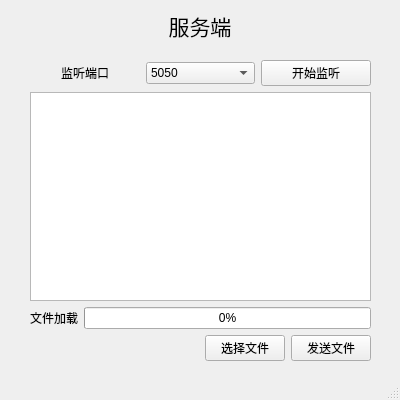
<?xml version="1.0" encoding="UTF-8"?>
<ui version="4.0">
 <class>FileServer</class>
 <widget class="QMainWindow" name="FileServer">
  <property name="geometry">
   <rect>
    <x>0</x>
    <y>0</y>
    <width>400</width>
    <height>400</height>
   </rect>
  </property>
  <property name="minimumSize">
   <size>
    <width>400</width>
    <height>400</height>
   </size>
  </property>
  <property name="maximumSize">
   <size>
    <width>400</width>
    <height>400</height>
   </size>
  </property>
  <property name="windowTitle">
   <string>FileServer</string>
  </property>
  <widget class="QWidget" name="centralwidget">
   <widget class="QLabel" name="label">
    <property name="geometry">
     <rect>
      <x>150</x>
      <y>0</y>
      <width>100</width>
      <height>51</height>
     </rect>
    </property>
    <property name="font">
     <font>
      <family>微软雅黑</family>
      <pointsize>16</pointsize>
     </font>
    </property>
    <property name="text">
     <string>服务端</string>
    </property>
    <property name="alignment">
     <set>Qt::AlignCenter</set>
    </property>
   </widget>
   <widget class="QWidget" name="verticalLayoutWidget">
    <property name="geometry">
     <rect>
      <x>30</x>
      <y>60</y>
      <width>341</width>
      <height>301</height>
     </rect>
    </property>
    <layout class="QVBoxLayout" name="verticalLayout">
     <item>
      <layout class="QHBoxLayout" name="horizontalLayout_2">
       <item>
        <widget class="QLabel" name="label_2">
         <property name="text">
          <string>监听端口</string>
         </property>
         <property name="alignment">
          <set>Qt::AlignCenter</set>
         </property>
        </widget>
       </item>
       <item>
        <widget class="QComboBox" name="comboBox">
         <item>
          <property name="text">
           <string>5050</string>
          </property>
         </item>
         <item>
          <property name="text">
           <string>6060</string>
          </property>
         </item>
        </widget>
       </item>
       <item>
        <widget class="QPushButton" name="buttonListen">
         <property name="text">
          <string>开始监听</string>
         </property>
        </widget>
       </item>
      </layout>
     </item>
     <item>
      <widget class="QTextEdit" name="textEdit">
       <property name="focusPolicy">
        <enum>Qt::NoFocus</enum>
       </property>
      </widget>
     </item>
     <item>
      <layout class="QHBoxLayout" name="horizontalLayout_3">
       <item>
        <widget class="QLabel" name="label_3">
         <property name="minimumSize">
          <size>
           <width>0</width>
           <height>0</height>
          </size>
         </property>
         <property name="text">
          <string>文件加载</string>
         </property>
         <property name="alignment">
          <set>Qt::AlignRight|Qt::AlignTrailing|Qt::AlignVCenter</set>
         </property>
        </widget>
       </item>
       <item>
        <widget class="QProgressBar" name="progressBar">
         <property name="value">
          <number>0</number>
         </property>
         <property name="format">
          <string>%p%</string>
         </property>
        </widget>
       </item>
      </layout>
     </item>
     <item>
      <layout class="QHBoxLayout" name="horizontalLayout">
       <item>
        <spacer name="horizontalSpacer">
         <property name="orientation">
          <enum>Qt::Horizontal</enum>
         </property>
         <property name="sizeHint" stdset="0">
          <size>
           <width>40</width>
           <height>20</height>
          </size>
         </property>
        </spacer>
       </item>
       <item>
        <widget class="QPushButton" name="buttonOpen">
         <property name="text">
          <string>选择文件</string>
         </property>
        </widget>
       </item>
       <item>
        <widget class="QPushButton" name="buttonSend">
         <property name="text">
          <string>发送文件</string>
         </property>
        </widget>
       </item>
      </layout>
     </item>
    </layout>
   </widget>
  </widget>
  <widget class="QStatusBar" name="statusbar"/>
 </widget>
 <resources/>
 <connections/>
</ui>
